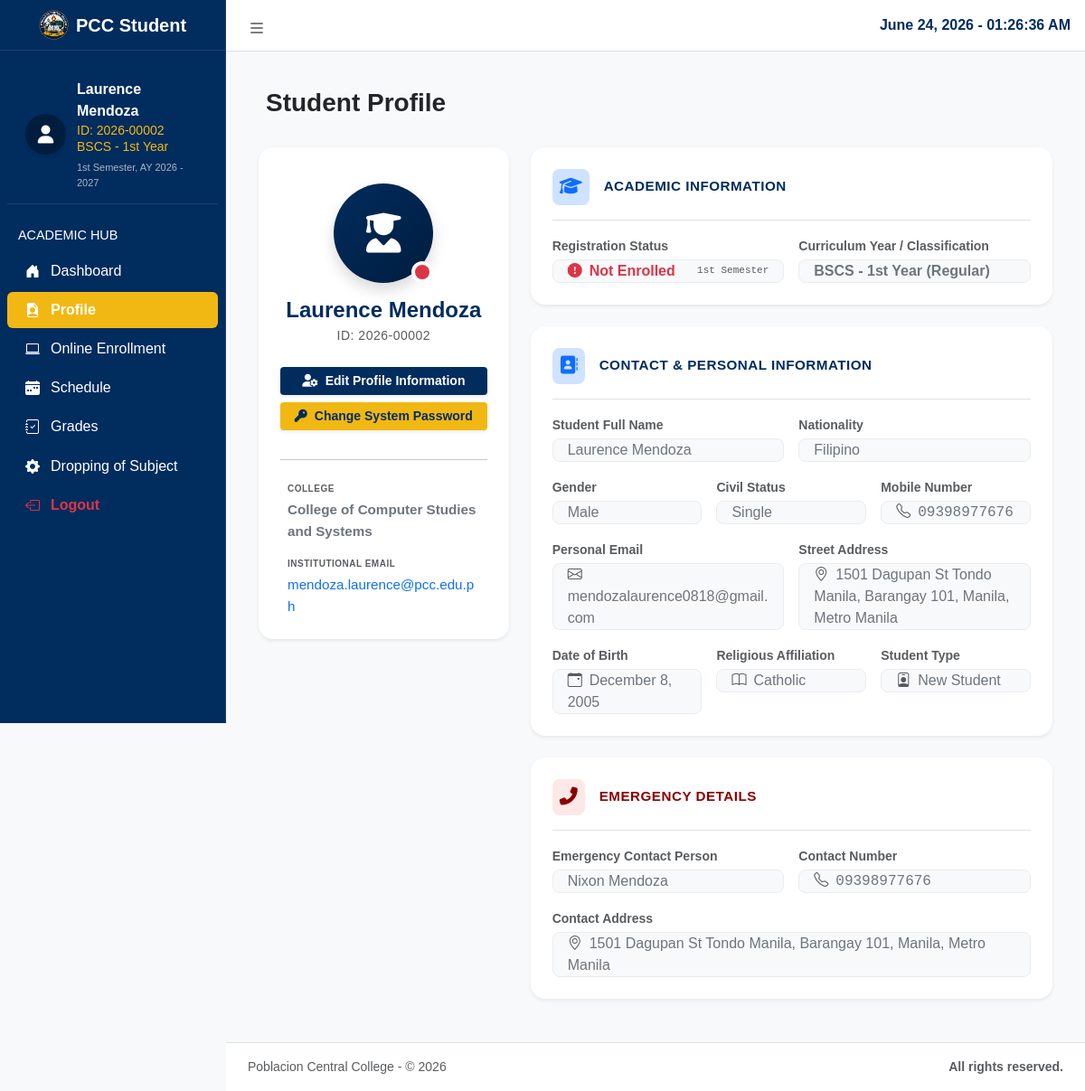
/student/old/old_student_profile.php (signed in), run on an earlier commit of the app's database.
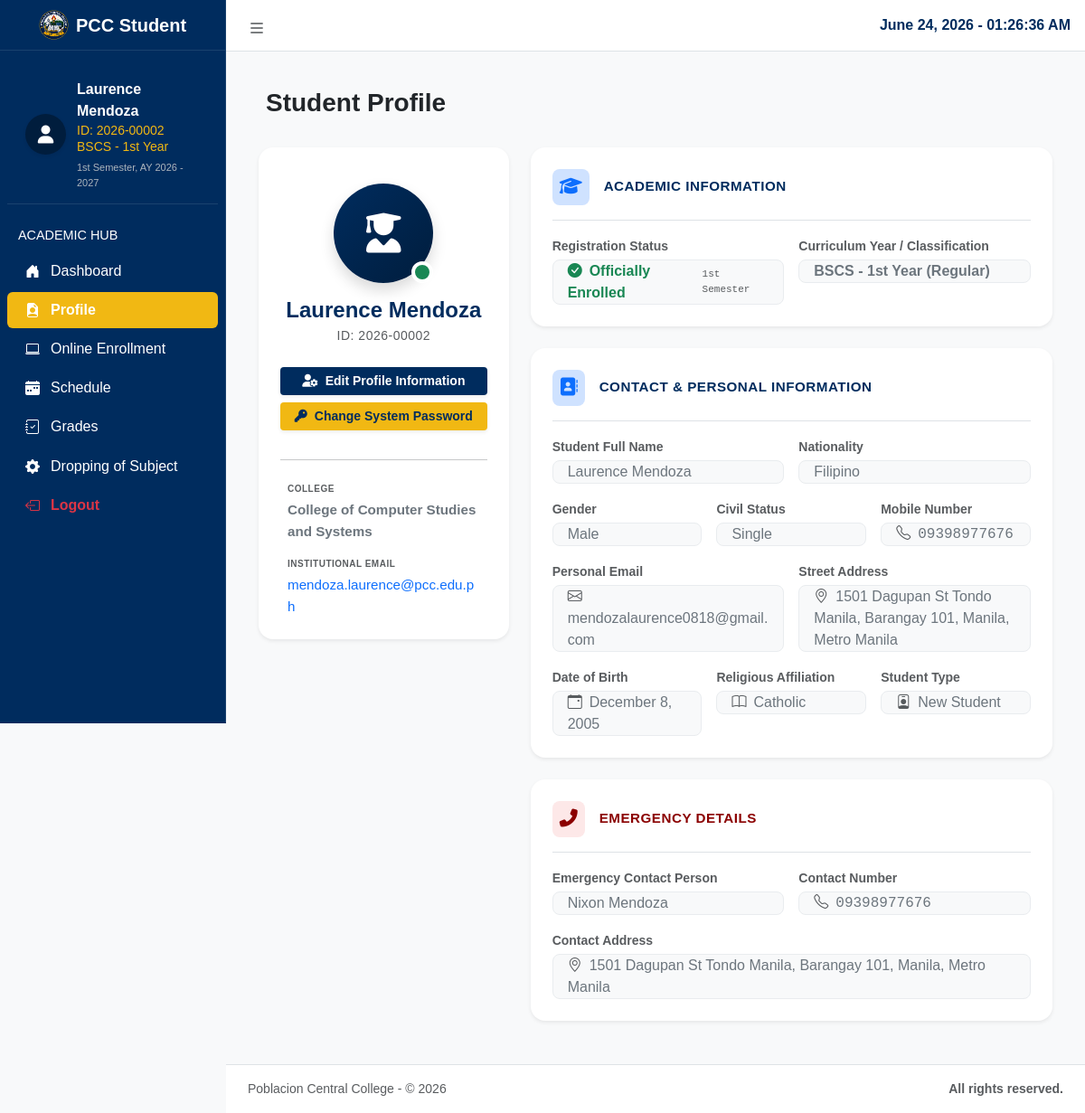
And on a later commit of the database.
### student/old/old_student_profile.php (the view, shortened to what the changed rows need)
<?php
require_once '../../config/database_connect.php';
$student_number = $_SESSION['student_number'];
$is_profile_found = false;
$email = $course_code = $classification = $enrollment_status = "Not Provided";
try {
    $s_stmt = $conn->prepare("SELECT * FROM students WHERE student_number = :sn LIMIT 1");
    $s_stmt->execute([':sn' => $student_number]);
    $student_data = $s_stmt->fetch(PDO::FETCH_ASSOC);
    if ($student_data) {
        $is_profile_found = true;
        $enrollment_status = !empty($student_data['enrollment_status']) ? $student_data['enrollment_status'] : 'Not Enrolled';
    } else {
        error_log("Profile Audit: No record found in 'students' table for student_number $student_number");
    }
} catch (PDOException $e) {
    error_log("Profile Audit Fatal Error: " . $e->getMessage());
}
$current_semester = '1st Semester';
try {
    $settings_stmt = $conn->query("SELECT school_year, semester FROM system_settings LIMIT 1");
    $settings_data = $settings_stmt->fetch(PDO::FETCH_ASSOC);
    if ($settings_data) {
        $current_semester = $settings_data['semester'];
    }
} catch (PDOException $e) {}
?>
<!doctype html>
<html lang="en">
<head>
    <link rel="stylesheet" href="https://cdn.jsdelivr.net/npm/@fontsource/source-sans-3@5.0.12/index.css" media="print" onload="this.media = 'all'" />
    <link rel="stylesheet" href="https://cdn.jsdelivr.net/npm/overlayscrollbars@2.11.0/styles/overlayscrollbars.min.css" />
    <link rel="stylesheet" href="https://cdn.jsdelivr.net/npm/bootstrap-icons@1.13.1/font/bootstrap-icons.min.css" />
    <link rel="stylesheet" href="../../assets/css/adminlte.css" />
    <link rel="stylesheet" href="https://cdnjs.cloudflare.com/ajax/libs/font-awesome/6.4.0/css/all.min.css">
    <link href="https://cdn.jsdelivr.net/npm/bootstrap@5.3.2/dist/css/bootstrap.min.css" rel="stylesheet">
</head>
<body class="fixed-header sidebar-expand-lg bg-body-tertiary">
    <div class="app-wrapper">
        <main class="app-main p-4">
            <div class="container-fluid">
                <div class="row">
                    <div class="col-lg-4 mb-4">
                        <div class="card border-0 shadow-sm text-center p-4 bg-white" style="border-radius: 16px;">
                            <div class="position-relative d-inline-block mx-auto my-3">
                                <div class="avatar-placeholder d-flex align-items-center justify-content-center text-white shadow"
                                    style="width: 110px; height: 110px; font-size: 44px; background: linear-gradient(135deg, #002c5e, #001d3d); border-radius: 50%;">
                                    <i class="fa-solid fa-user-graduate"></i>
                                </div>
                                <?php if ($is_profile_found && strtolower($enrollment_status) === 'enrolled'): ?>
                                    <span class="position-absolute bottom-0 end-0 bg-success border border-4 border-white rounded-circle p-2" title="Officially Enrolled"></span>
                                <?php else: ?>
                                    <span class="position-absolute bottom-0 end-0 bg-danger border border-4 border-white rounded-circle p-2" title="Not Enrolled / Pending"></span>
                                <?php endif; ?>
                            </div>
                        </div>
                    </div>
                    <div class="col-lg-8">
                        <div class="card border-0 shadow-sm p-4 mb-4 bg-white" style="border-radius: 16px;">
                            <div class="row g-3">
                                <div class="col-md-6">
                                    <div class="p-2.5 px-3 border border-light-subtle rounded-3 bg-body-tertiary d-flex align-items-center justify-content-between">
                                        <?php if ($is_profile_found && strtolower($enrollment_status) === 'enrolled'): ?>
                                            <span class="fw-bold text-success"><i class="bi bi-check-circle-fill me-2"></i>Officially Enrolled</span>
                                        <?php else: ?>
                                            <span class="fw-bold text-danger"><i class="bi bi-exclamation-circle-fill me-2"></i>Not Enrolled</span>
                                        <?php endif; ?>
                                        <small class="text-muted font-monospace" style="font-size: 11px;"><?php echo htmlspecialchars($current_semester); ?></small>
                                    </div>
                                </div>
                            </div>
                        </div>
                    </div>
                </div>
            </div>
        </main>
    </div>
</body>
</html>

What changed in the data, as far as the page shows it:
changed students "BSCS - 1st Year": enrollment_status "Not Enrolled" → "Enrolled" (drawn)
Also different on the page:
text no longer shown: "Not Enrolled"
text now shown: "Officially Enrolled"
